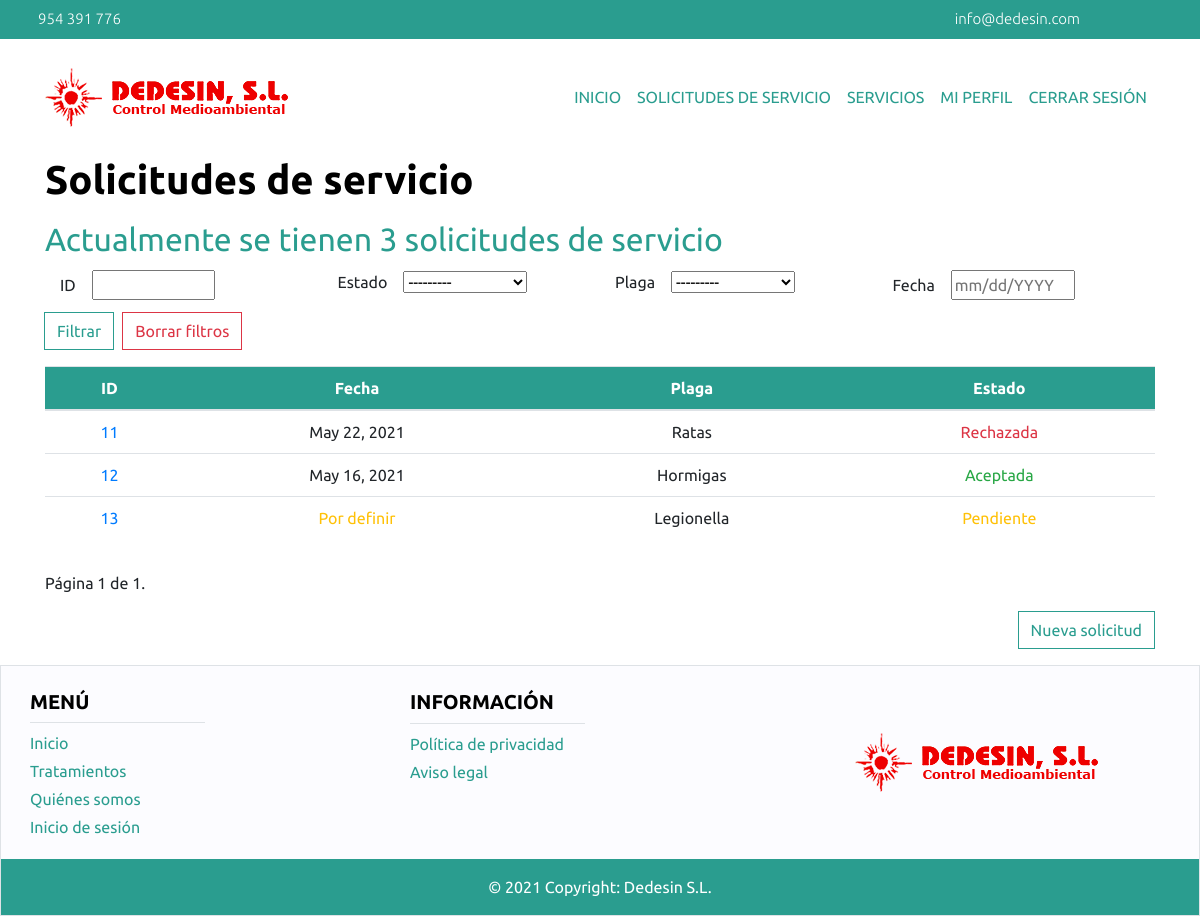
/cliente/solicitudServicio/ (signed in), run on the app's committed database.
### main/models.py (models this page shows, shortened)
class SolicitudServicio(models.Model):
    estado = models.CharField(choices=ESTADO_SOLICITUD, default='pendiente', max_length=9)
    fecha = models.DateField(default=None, null=True)
    observaciones = models.TextField()
    tratamiento = models.ForeignKey(Tratamiento, on_delete=models.CASCADE, default=None, null=True)
    plaga = models.ForeignKey(Plaga, on_delete=models.CASCADE)
    usuario = models.ForeignKey(User, on_delete=models.CASCADE)

class Plaga(models.Model):
    nombre = models.CharField(max_length=60)
    def __str__(self):
        return self.nombre

### main/cliente/views.py (the view)
# urls.py: path('solicitudServicio/', views.list_solicitud_servicio_cliente),
@login_required
def list_solicitud_servicio_cliente(request):
    if esCliente(request):
        usuario = User.objects.filter(username=request.user.username)[0]
        solicitudes = SolicitudServicio.objects.filter(usuario=usuario)
        if len(solicitudes) > 0:
            solicitudServicioFilter = SolicitudServicioClienteFilter(request.GET, queryset=solicitudes)
            solicitudes = solicitudServicioFilter.qs
            if len(solicitudes) > 0:
                solicitudes = solicitudes.order_by('-fecha')
                paginator = Paginator(solicitudes, 10)
                page_number = request.GET.get('page')
                page_obj = paginator.get_page(page_number)
                return render(request, 'solicitudServicioCliente.html', {'page_obj': page_obj,
                                                                     'num_solicitudes': solicitudes.count(),
                                                                         'solicitudServicioFilter':solicitudServicioFilter})
            else:
                msg_error = "No existe ninguna solicitud de servicio con los filtros introducidos."
                return render(request, 'solicitudServicioCliente.html', {'msg_error':msg_error})
        else:
            return render(request, 'solicitudServicioCliente.html')
    else:
        return redirect('/errorPermiso')

### main/cliente/views.py (called while the page is built)
def esCliente(request):
    try:
        persona = Persona.objects.filter(usuario=request.user)[0]
        cliente = Cliente.objects.filter(persona=persona)[0]
        return cliente
    except:
        return None

### main/cliente/templates/solicitudServicioCliente.html (shortened to what this page needs)
{% extends 'headerCliente.html' %}
{% block contenido %}
{% load extraFiltros %}
{% if num_solicitudes %}
<div class="container">
    <strong><h1 class="title"> Solicitudes de servicio </h1></strong>
    <h2 class="subtitle mt-3"> Actualmente se tienen {{num_solicitudes}} solicitudes de servicio</h2>
     <div class="container">
        <form id='form' method='get'>
            <div class="row">
                {% for field in solicitudServicioFilter.form %}
                <div class="col-lg-3 col-md-3 col-xs-6 my-1 filter-row text-left">
                    {{field.label}}{{field}}
                </div>
                {% endfor %}
                <div class="col-12 mt-2 ">
                    <div class="row">
                        <input type='submit' class="page-link btn-dedesin" value='Filtrar'/>
                        <a href="/cliente/solicitudServicio" class="btn btn-outline-danger rounded-0 ml-2">
                        Borrar filtros
                        </a>
                    </div>
                </div>
            </div>
        </form>
    </div>
    <table class="table text-center">
        <thead class="bg-dedesin-primary text-white">
        <tr>
            <th scope="col">ID</th>
            <th scope="col">Fecha</th>
            <th scope="col">Plaga</th>
            <th scope="col">Estado</th>
        </tr>
        </thead>
        <tbody>
        {% for solicitud in page_obj %}
        <tr>
            <td>
                <a class="text-decoration-none" href="show/{{solicitud.id}}/">{{solicitud.id}}</a>
            </td>
            {% if solicitud.fecha %}
            <td>{{solicitud.fecha}}</td>
            {% else %}
            <td class="text-warning">Por definir</td>
            {% endif %}
            <td>{{solicitud.plaga}}</td>
            {% if solicitud.estado.title == "Aceptada" %}
            <td class="text-success">{{solicitud.estado.title}}</td>
            {% elif solicitud.estado.title == "Atendida" %}
            <td class="text-info">{{solicitud.estado.title}}</td>
            {% elif solicitud.estado.title == "Rechazada" %}
            <td class="text-danger">{{solicitud.estado.title}}</td>
            {% else %}
            <td class="text-warning">{{solicitud.estado.title}}</td>
            {% endif %}
        </tr>
        {% endfor %}
        </tbody>
    </table>
    <div class="pagination my-3">
        <div class="step-links container">
            <div class="current row my-3">
                Página {{ page_obj.number }} de {{ page_obj.paginator.num_pages }}.
            </div>
            <div class=" row ">
                <div class="ml-auto">
                    <a class="page-link btn-dedesin" href="/cliente/solicitudServicio/create/">Nueva solicitud</a>
                </div>
            </div>
        </div>
    </div>
</div>
{% endif %}
{% endblock %}

### main/cliente/templates/headerCliente.html (shortened to what this page needs)
{% load static %}
<head>
    <link rel="stylesheet" href="https://maxcdn.bootstrapcdn.com/bootstrap/4.0.0/css/bootstrap.min.css"
>
    <link href="{% static 'main/index.css' %}" rel='stylesheet' type='text/css'>
    <link href="https://kit-pro.fontawesome.com/releases/v5.15.2/css/pro.min.css" rel="stylesheet">
</head>
<body>
<nav id="nav-sup" class="navbar navbar-expand-lg bg-dedesin-primary text-white">
    <div class="container">
        <div class="row w-100">
            <div class="col-6 row justify-content-start">
                <p class="my-auto font-weight-light ml-2">954 391 776</p>
            </div>
            <div class="col-6 row justify-content-end">
                <p class="my-auto ml-2 ">info@dedesin.com</p>
            </div>
        </div>
    </div>
</nav>
<nav class="navbar navbar-expand-lg">
    <div class="container py-3">
        <a class="navbar-brand" href="/cliente"><img src="{% static 'main/images/logo00.png' %}" alt="">
        </img></a>
          <div class="collapse navbar-collapse" id="navbarSupportedContent">
            <ul class="navbar-nav ml-auto">
                <li class="nav-item">
                    <a class="nav-link" href="/cliente">Inicio</a>
                </li>
                <li class="nav-item">
                    <a class="nav-link" href="/cliente/solicitudServicio">Solicitudes de servicio</a>
                </li>
                <li class="nav-item">
                    <a class="nav-link" href="/cliente/servicio">Servicios</a>
                </li>
                <li class="nav-item">
                    <a class="nav-link" href="/cliente/miPerfil">Mi perfil</a>
                </li>
                <li class="nav-item">
                    <a class="nav-link" href="/cliente/cerrarSesion">Cerrar sesión</a>
                </li>
            </ul>
        </div>
    </div>
</nav>
{% block contenido %}
{% endblock %}
</body>
<footer class="border border-top text-white text-center text-lg-start">
    <div class="container">
        <div class="row my-3">
            <div class="col-lg-4">
                <div class="row w-50 border-bottom my-2">
                    <h5 class="text-uppercase title">Menú</h5>
                </div>
                <div class="row my-1">
                    <a href="/" class="text-decoration-none subtitle">Inicio</a>
                </div>
                <div class="row my-1">
                    <a href="/" class="text-decoration-none subtitle">Tratamientos</a>
                </div>
                <div class="row my-1">
                    <a href="#" class="text-decoration-none subtitle">Quiénes somos</a>
                </div>
                <div class="row my-1">
                    <a href="/login" class="text-decoration-none subtitle">Inicio de sesión</a>
                </div>
            </div>
            <div class="col-lg-4">
                <div class="row w-50 border-bottom my-2">
                    <h5 class="text-uppercase title">Información</h5>
                </div>
                <div class="row my-1">
                    <a href="#" class="text-decoration-none subtitle">Política de privacidad</a>
                </div>
                <div class="row my-1">
                    <a href="#" class="text-decoration-none subtitle">Aviso legal</a>
                </div>
            </div>
            <div class="col-lg-4 my-auto">
                <img src="{% static 'main/images/logo00.png' %}" class="img-fluid" alt=""/>
            </div>
        </div>
    </div>
    <div class="text-center text-white bg-dedesin-primary p-3">
        © 2021 Copyright: Dedesin S.L.
    </div>
</footer>

### static/main/index.css (style rules this page uses)
footer { background-color: #fcfcff; }
body { font-family: "Ubuntu", sans-serif; }
.btn-dedesin { border-color: #2a9d8f; color: #2a9d8f; }
.title { color: black; font-weight: 700; font-size: 4 rem; }
.subtitle { color: #2a9d8f; font-weight: 400; font-size: 2.25 rem; }
.bg-dedesin-primary { background-color: #2a9d8f; }
.filter-row input, .filter-row select { width:50%; margin-left:1rem; }
#nav-sup { font-weight: 200; font-size: 15px; }
.nav-link, .dropdown-item { color: 2a9d8f; text-transform: uppercase; }

### data on the page
SolicitudServicio: id "11", fecha "May 22, 2021", plaga "Ratas", estado "Rechazada"
SolicitudServicio: id "12", fecha "May 16, 2021", plaga "Hormigas", estado "Aceptada"
SolicitudServicio: id "13", shows "Por definir", plaga "Legionella", estado "Pendiente"

### other printed values
{{ num_solicitudes }} "3"
{{ field.label }} "ID" "Estado" "Plaga" "Fecha"
{{ page_obj.number }} "1"
{{ page_obj.paginator.num_pages }} "1"
